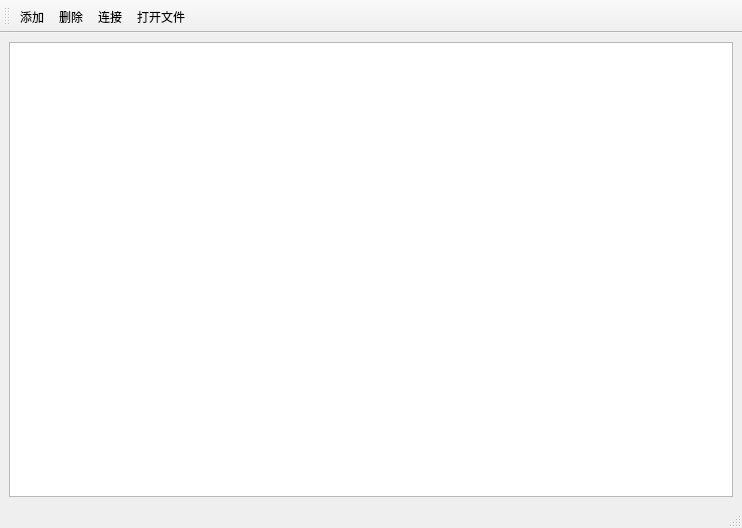
<?xml version="1.0" encoding="UTF-8"?>
<ui version="4.0">
 <class>MainWindow</class>
 <widget class="QMainWindow" name="MainWindow">
  <property name="geometry">
   <rect>
    <x>0</x>
    <y>0</y>
    <width>742</width>
    <height>528</height>
   </rect>
  </property>
  <property name="windowTitle">
   <string>MainWindow</string>
  </property>
  <widget class="QWidget" name="centralwidget">
   <layout class="QGridLayout" name="gridLayout">
    <item row="0" column="0">
     <widget class="QTableView" name="tableView"/>
    </item>
   </layout>
  </widget>
  <widget class="QMenuBar" name="menubar">
   <property name="geometry">
    <rect>
     <x>0</x>
     <y>0</y>
     <width>742</width>
     <height>26</height>
    </rect>
   </property>
  </widget>
  <widget class="QStatusBar" name="statusbar"/>
  <widget class="QToolBar" name="toolBar">
   <property name="windowTitle">
    <string>toolBar</string>
   </property>
   <property name="iconSize">
    <size>
     <width>50</width>
     <height>50</height>
    </size>
   </property>
   <property name="toolButtonStyle">
    <enum>Qt::ToolButtonTextUnderIcon</enum>
   </property>
   <attribute name="toolBarArea">
    <enum>TopToolBarArea</enum>
   </attribute>
   <attribute name="toolBarBreak">
    <bool>false</bool>
   </attribute>
   <addaction name="actNew"/>
   <addaction name="actDel"/>
   <addaction name="actLink"/>
   <addaction name="actOpenFile"/>
  </widget>
  <action name="actNew">
   <property name="icon">
    <iconset resource="image.qrc">
     <normaloff>:/icon/image/xinjian.png</normaloff>:/icon/image/xinjian.png</iconset>
   </property>
   <property name="text">
    <string>添加</string>
   </property>
  </action>
  <action name="actDel">
   <property name="icon">
    <iconset resource="image.qrc">
     <normaloff>:/icon/image/shanchu.png</normaloff>:/icon/image/shanchu.png</iconset>
   </property>
   <property name="text">
    <string>删除</string>
   </property>
  </action>
  <action name="actLink">
   <property name="icon">
    <iconset resource="image.qrc">
     <normaloff>:/icon/image/link.svg</normaloff>:/icon/image/link.svg</iconset>
   </property>
   <property name="text">
    <string>连接</string>
   </property>
  </action>
  <action name="actOpenFile">
   <property name="icon">
    <iconset resource="image.qrc">
     <normaloff>:/icon/image/file.png</normaloff>:/icon/image/file.png</iconset>
   </property>
   <property name="text">
    <string>打开文件</string>
   </property>
  </action>
 </widget>
 <resources>
  <include location="image.qrc"/>
 </resources>
 <connections/>
</ui>
